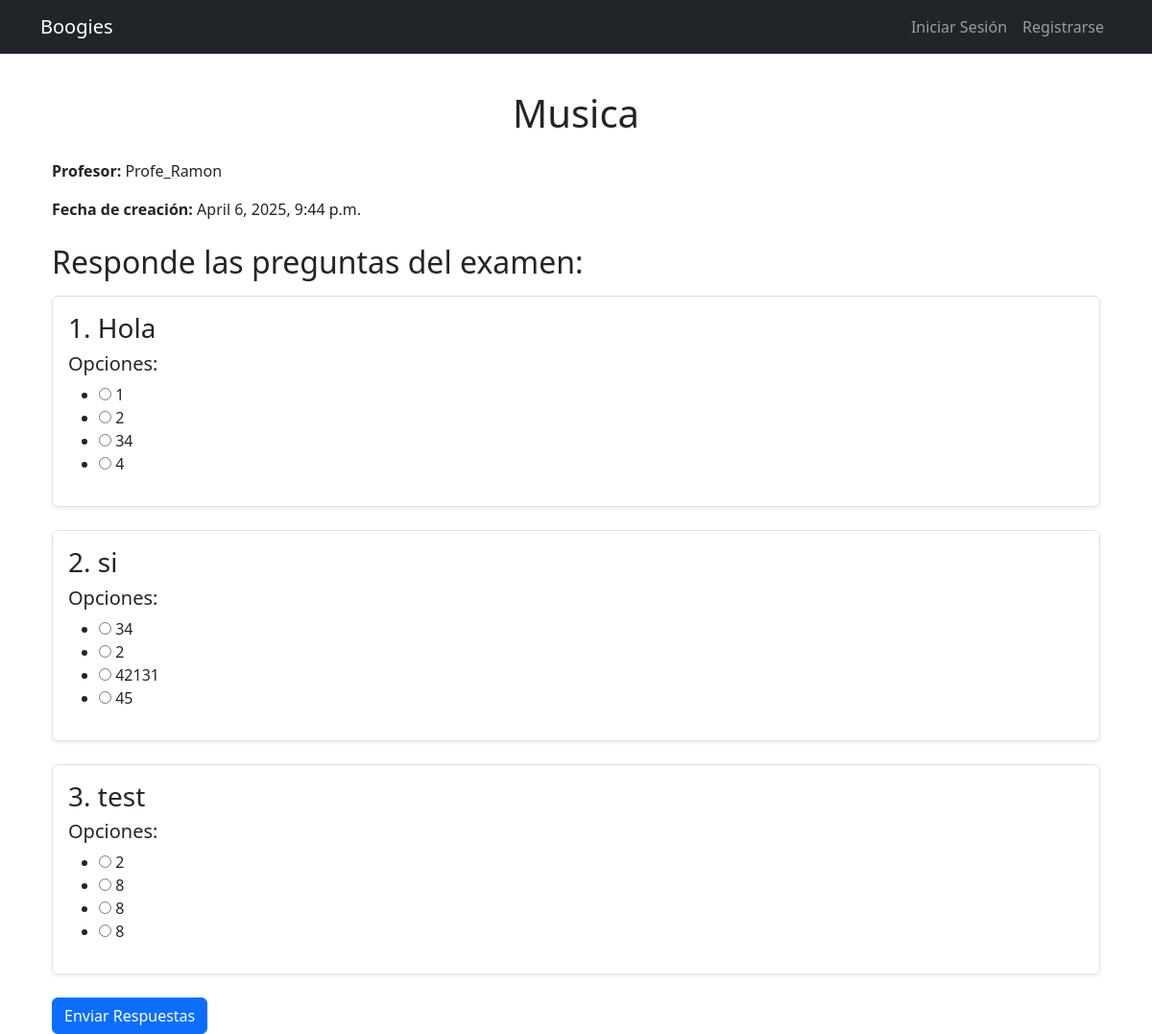
The app's page /exams/20/ with its own data.
### exams/models.py (models this page shows, shortened)
class Exam(models.Model):
    title = models.CharField(max_length=255)
    teacher = models.ForeignKey(
        User, on_delete=models.CASCADE, limit_choices_to={'is_teacher': True}, related_name="exams"
    )
    created_at = models.DateTimeField(auto_now_add=True)

class Question(models.Model):
    QUESTION_TYPES = [
        ('open', 'Pregunta Abierta'),
        ('multiple_choice', 'Opción Múltiple')
    ]
    exam = models.ForeignKey(Exam, on_delete=models.CASCADE, related_name='questions')
    text = models.TextField()
    question_type = models.CharField(max_length=20, choices=QUESTION_TYPES, default='open')

class Choice(models.Model):
    question = models.ForeignKey(Question, on_delete=models.CASCADE, related_name='choices')
    text = models.CharField(max_length=255)
    is_correct = models.BooleanField(default=False)  # Indica si es la respuesta correcta

### users/models.py (models this page shows, shortened)
class CustomUser(AbstractUser):
    is_teacher = models.BooleanField(default=False)  # Indica si el usuario es profesor
    is_student = models.BooleanField(default=True)  # Indica si el usuario es estudiante
    groups = models.ManyToManyField(
        Group,
        related_name="customuser_set",
        blank=True
    )
    user_permissions = models.ManyToManyField(
        Permission,
        related_name="customuser_set",
        blank=True
    )

### exams/views.py (the view)
# urls.py: path("<int:pk>/", ExamDetailView.as_view(), name="exam_detail"),
class ExamDetailView(DetailView):
    model = Exam
    template_name = 'exams/exam_detail.html'
    context_object_name = 'exam'
    def get_context_data(self, **kwargs):
        context = super().get_context_data(**kwargs)
        exam = context['exam']
        questions_with_answers = []
        for question in exam.questions.all():
            answers = Answer.objects.filter(question=question)
            questions_with_answers.append({'question': question, 'answers': answers})
        context['questions_with_answers'] = questions_with_answers
        return context

### templates/exams/exam_detail.html (shortened to what this page needs)
{% extends "base.html" %}
{% block content %}
<div class="container mt-4">
    <h1 class="text-center mb-4">{{ exam.title }}</h1>
    <p><strong>Profesor:</strong> {{ exam.teacher.username }}</p>
    <p><strong>Fecha de creación:</strong> {{ exam.created_at }}</p>
    {% if user != exam.teacher %}
        <form method="post" action="{% url 'submit_answer' exam.pk %}">
            <h2 class="mt-4 mb-3">Responde las preguntas del examen:</h2>
            {% for question in exam.questions.all %}
                <div class="question mb-4 p-3 border rounded shadow-sm">
                    <h3>{{ forloop.counter }}. {{ question.text }}</h3>
                    {% if question.question_type == "open" %}
                        <div class="mb-3">
                            <label for="answer_{{ question.id }}" class="form-label">Respuesta:</label>
                            <textarea name="answer_{{ question.id }}" id="answer_{{ question.id }}" class="form-control" rows="3" required></textarea>
                        </div>
                    {% elif question.question_type == "multiple_choice" %}
                        <div class="mb-3">
                            <h5>Opciones:</h5>
                            <ul>
                                {% for choice in question.choices.all %}
                                    <li>
                                        <input type="radio" name="answer_{{ question.id }}" value="{{ choice.id }}" required>
                                        <label>{{ choice.text }}</label>
                                    </li>
                                {% endfor %}
                            </ul>
                        </div>
                    {% endif %}
                </div>
            {% endfor %}
            <button type="submit" class="btn btn-primary">Enviar Respuestas</button>
        </form>
    {% endif %}
</div>
{% endblock %}

### templates/base.html (style rules this page uses)
body { padding-top: 70px; }

### records on screen
Exam: title "Musica", teacher.username "Profe_Ramon", created_at "April 6, 2025, 9:44 p.m."
Question: text "Hola"
Choice: text "1"
Choice: text "2"
Choice: text "34"
Choice: text "4"
Question: text "si"
Choice: text "34"
Choice: text "2"
Choice: text "42131"
Choice: text "45"
Question: text "test"
Choice: text "2"
Choice: text "8"
Choice: text "8"
Choice: text "8"
